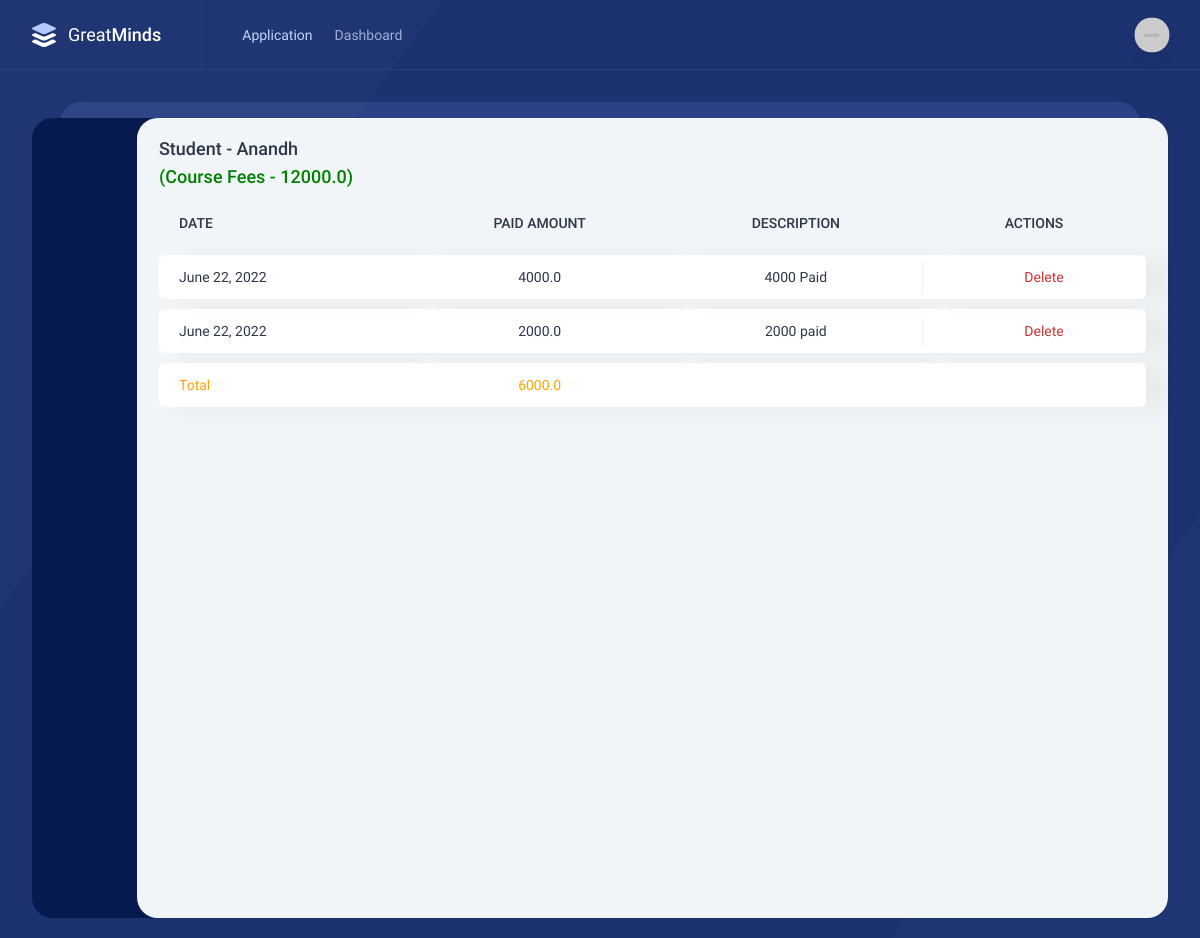
The app's page /fees-details/1 with its own data.
### officeapp/models.py (models this page shows)
class StudentModel(models.Model):
    name = models.CharField(max_length=100, unique=True)
    course_name = models.CharField(max_length=100)
    mobile_number = models.BigIntegerField()
    email = models.EmailField()
    course_fees = models.FloatField()
    photo = models.ImageField(upload_to='images/', null=True, blank=True)

class PayeFeesModel(models.Model):
    name = models.ForeignKey(StudentModel, on_delete=models.CASCADE)
    created_date = models.DateField(auto_now=True)
    fees_amt = models.FloatField()
    description = models.TextField()

### officeapp/views.py (the view)
# urls.py: path('fees-details/<int:pk>', views.FeesDetails.as_view()),
class FeesDetails(View):
    template_name = "fees-details.html"
    def get(self, request, pk):
        student = models.StudentModel.objects.get(id=pk)
        stu_fees = models.PayeFeesModel.objects.filter(name=student)
        total = models.PayeFeesModel.objects.filter(name=student).aggregate(Sum("fees_amt"))['fees_amt__sum']
        return render(request, self.template_name,   context={'students': stu_fees, 'stu': student, 'total': total})

### templates/fees-details.html (shortened to what this page needs)
{% extends 'base.html' %}
{% load static %}
{% block content %}
<div class="intro-y block sm:flex items-center h-10">
    <h2 class="text-lg font-medium truncate mr-5">
        Student - {{stu.name}} <p style="color: green;">(Course Fees - {{stu.course_fees}})</p>
    </h2>
</div>
<div class="intro-y overflow-auto lg:overflow-visible mt-8 sm:mt-0">
    <table class="table table-report sm:mt-2">
        <thead>
            <tr>
                <th class="whitespace-nowrap">DATE</th>
                <th class="text-center whitespace-nowrap">PAID AMOUNT</th>
                <th class="text-center whitespace-nowrap">DESCRIPTION</th>
                <th class="text-center whitespace-nowrap">ACTIONS</th>
            </tr>
        </thead>
        <tbody>
            {% for student in students %}
                <tr class="intro-x">
                    <td>{{student.created_date}}</td>
                    <td class="text-center">{{student.fees_amt}}</td>
                    <td class="text-center">{{student.description}}</td>
                    <td class="table-report__action w-56">
                        <div class="flex justify-center items-center">
                            <a class="flex items-center text-theme-24" href="javascript:;" data-toggle="modal" data-target="#delete-confirmation-modal{{student.id}}"> <i data-feather="trash-2" class="w-4 h-4 mr-1"></i> Delete </a>
                        </div>
                    </td>
                </tr>
            {% endfor %}
            <tr class="intro-x">
                <td style="color: orange;">Total</td>
                <td class="text-center" style="color: orange;">{{total}}</td>
                <td class="text-center"></td>
                <td class="text-center"></td>
        </tbody>
    </table>
</div>
{% endblock %}

### records on screen
StudentModel: name "Anandh", course_fees "12000.0"
PayeFeesModel: created_date "June 22, 2022", fees_amt "4000.0", description "4000 Paid"
PayeFeesModel: created_date "June 22, 2022", fees_amt "2000.0", description "2000 paid"

### other values on screen
{{ total }} "6000.0"
